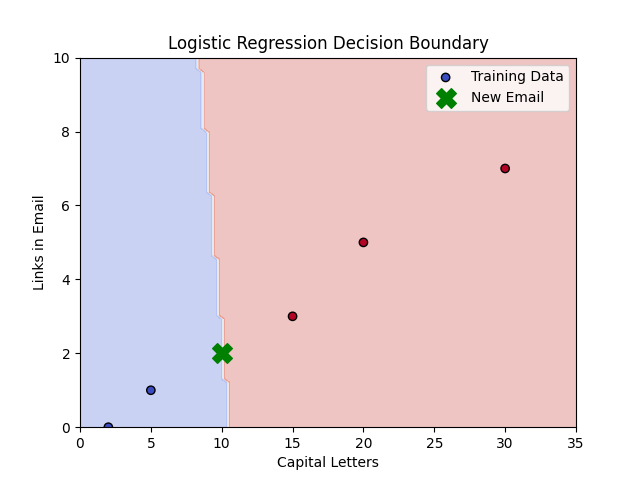

This figure's Python source:
import numpy as np
import matplotlib.pyplot as plt
from sklearn.linear_model import LogisticRegression

# Training Data (Capital Letters, Links) -> Spam (1) or Not Spam (0)
X = np.array([[5, 1], [20, 5], [15, 3], [2, 0], [30, 7]])  # Features
y = np.array([0, 1, 1, 0, 1])  # Labels (0 = Not Spam, 1 = Spam)

# Train the Logistic Regression Model
model = LogisticRegression()
model.fit(X, y)

# Predict if an email with (10 capital letters, 2 links) is Spam
new_email = np.array([[10, 2]])
prediction = model.predict(new_email)
probability = model.predict_proba(new_email)[0][1]  # Probability of being spam

print(f"Prediction: {'Spam' if prediction[0] == 1 else 'Not Spam'}")
print(f"Spam Probability: {probability:.2f}")

# Plot Decision Boundary
x_range = np.linspace(0, 35, 100)
y_range = np.linspace(0, 10, 100)
X1, X2 = np.meshgrid(x_range, y_range)
X_grid = np.c_[X1.ravel(), X2.ravel()]
y_pred_grid = model.predict(X_grid).reshape(X1.shape)

plt.contourf(X1, X2, y_pred_grid, alpha=0.3, cmap="coolwarm")
plt.scatter(X[:,0], X[:,1], c=y, cmap="coolwarm", edgecolors='k', label="Training Data")
plt.scatter(10, 2, color='green', marker='X', s=200, label="New Email")
plt.xlabel("Capital Letters")
plt.ylabel("Links in Email")
plt.legend()
plt.title("Logistic Regression Decision Boundary")
plt.savefig("logistic_regression.png")